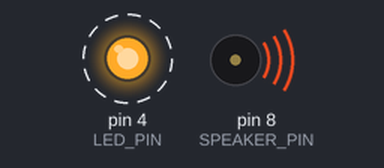
Bench run of a sketch on a simulated Arduino Uno, built with avr-gcc and run on an emulated ATmega328P. On the bench: output pins drawn as LEDs (lit = HIGH), buzzer (waves = sounding). Dashed ring = blinking.

Above: at 0.5 s.
Timing chart, 0 to 4.6 s (numbered marks = the images above):
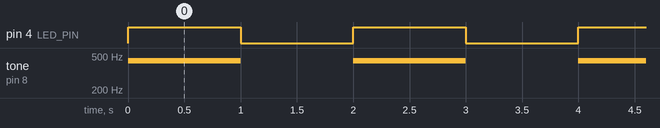

The sketch:

LedSpeaker.ino
```cpp
/* Blink a LED and play a sound
*
*  Physical Circuit:
*
*  Arduino PIN 4 --> 220 ohm Resistor 1st leg
*  220 ohm Resistor 2nd leg  --> LED positive (long) leg
*  LED negative (short) leg --> Arduino GND
*
*  Arduino PIN 8 --> Passive Speaker positive (long) leg
*  Passive Speaker negative (short) leg --> Arduino GND
*/

#define LED_PIN 4
#define SPEAKER_PIN 8

void setup() {
  pinMode(LED_PIN, OUTPUT);
  pinMode(SPEAKER_PIN, OUTPUT);
}

void loop() {
  digitalWrite(LED_PIN, HIGH); //turn the LED on (HIGH is the voltage level)
  tone(SPEAKER_PIN, 440);      //play the note "La" (440Hz) via the speaker
  delay(1000);                 //wait for a second

  digitalWrite(LED_PIN, LOW);  //turn the LED off by making the voltage LOW
  noTone(SPEAKER_PIN);         //stop the speaker
  delay(1000);                 //wait for a second (before loop starts again)
}
```

Measured:
- by itself, pin 4 (LED_PIN): alternates HIGH for 1.0 s and LOW for 1.0 s
- by itself, tone on pin 8 (SPEAKER_PIN): alternates 440 Hz for 1.0 s and silent for 1.0 s
